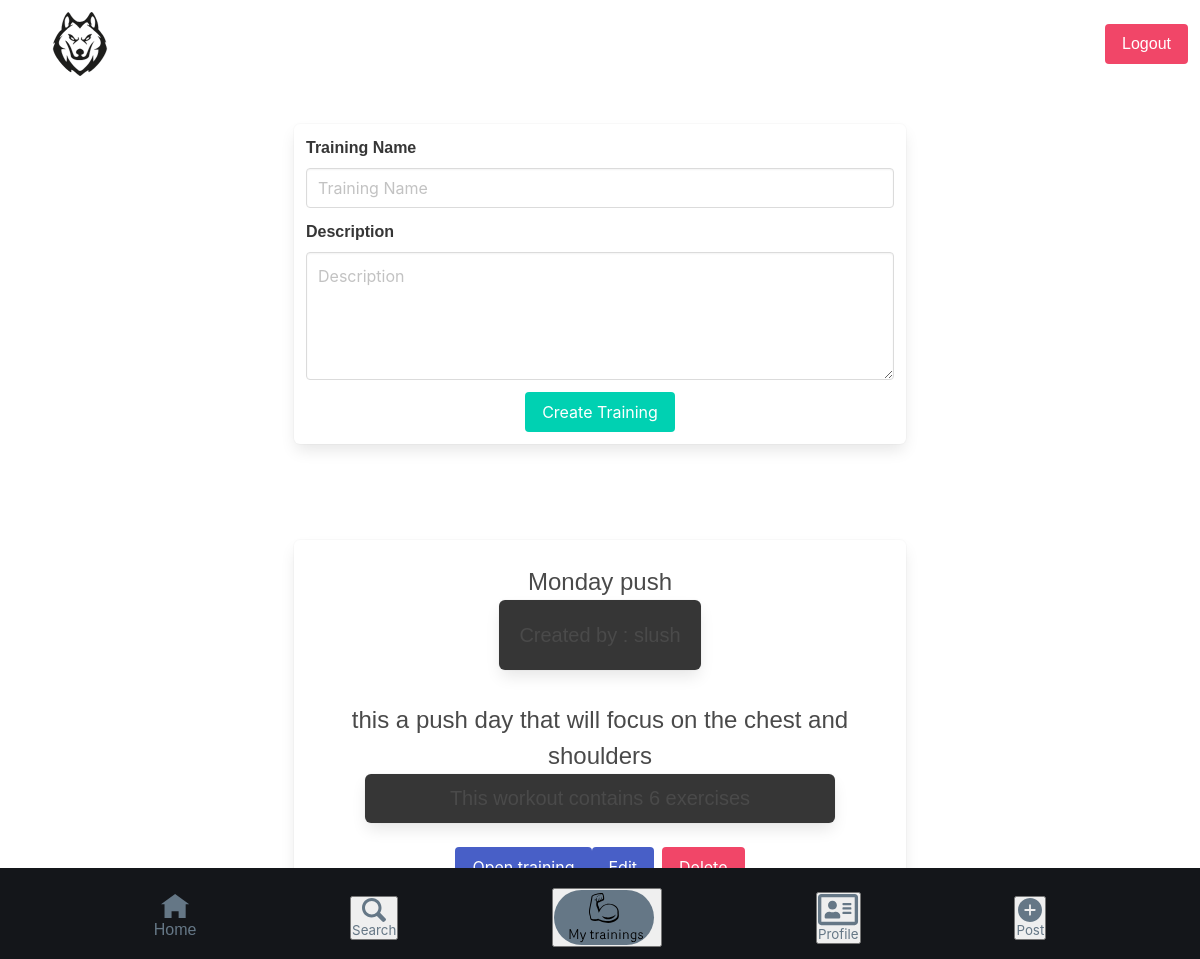
Page /views/fitness/fitness.php (signed in) on the earlier database version.
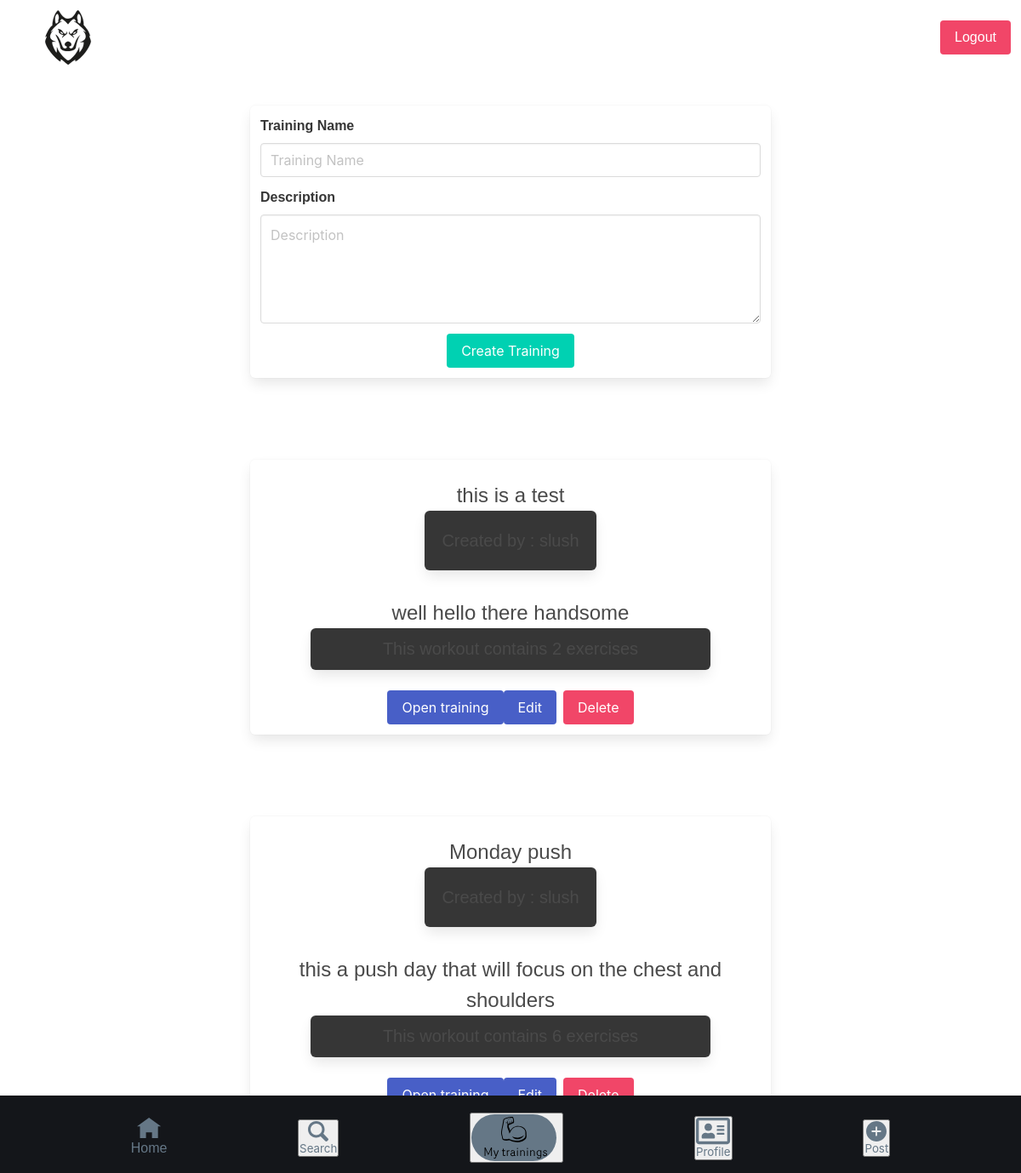
Same page on the later database version.
### tables this page shows
CREATE TABLE IF NOT EXISTS `training` (
  `id` int NOT NULL AUTO_INCREMENT,
  `name` varchar(250) DEFAULT NULL,
  `creator` varchar(250) NOT NULL DEFAULT '""',
  `description` text NOT NULL,
  `nbrExercices` int NOT NULL DEFAULT '0',
  `created_at` varchar(50) DEFAULT NULL,
  `user_id` int NOT NULL,
  `training_id` int DEFAULT NULL,
  PRIMARY KEY (`id`)
);

### views/fitness/fitness.php (the view, shortened to what this page needs)
<?php
include "../../components/header.php";
include "../../components/navbar.php";
require "../../components/db.php";
$user_id = $_SESSION['user']['id'];
$sql = "SELECT * FROM training WHERE user_id = ? ORDER BY created_at DESC";
$stmt = $db->prepare($sql);
$stmt->execute([$user_id]);
$trainings = $stmt->fetchAll(PDO::FETCH_OBJ);
?>
<div class="columns is-justify-content-center">
    <form method="POST" class="box my-6 column is-half">
        <div class="field">
            <label class="label">Training Name</label>
            <div class="control">
                <input class="input" type="text" name="training_name" placeholder="Training Name" required>
            </div>
        </div>
        <div class="field">
            <label class="label">Description</label>
            <div class="control">
                <textarea class="textarea" name="description" placeholder="Description" required></textarea>
            </div>
        </div>
        <div class="control">
            <button class="button is-primary" type="submit">Create Training</button>
        </div>
    </form>
</div>
<?php foreach ($trainings as $training) : ?>
        <div class="columns is-justify-content-center">
            <div class="column is-half is-flex is-flex-direction-column is-justify-content-center is-align-items-center my-6 box">
                <div class="profile column is-flex-direction-column pb-2 mb-5">
                    <p class="is-size-4"><?= htmlspecialchars($training->name) ?></p>
                    <div class="profile-name box has-background-dark">
                        <p class="is-size-5">Created by : <?= htmlspecialchars($training->creator) ?></p>
                    </div>
                </div>
                <p class="is-size-4 has-text-centered"><?= htmlspecialchars($training->description) ?></p>
                <div class="post-content column is-four-fifths mb-5 box has-background-dark has-text-centered">
                    <p class="subtitle">This workout contains <?= $training->nbrExercices ?> exercises</p>
                </div>
                <div class="buttons">
                    <a href="training.php?id=<?= $training->id ?>">
                        <button class="button is-link">Open training</button>
                    </a>
                    <button class="button is-link" onclick="openEditModal(<?= $training->id ?>, '<?= htmlspecialchars($training->name) ?>', '<?= htmlspecialchars($training->description) ?>')">Edit</button>
                    <form method="POST" style="display:inline;">
                        <button class="button is-danger" type="submit" onclick="return confirm('Are you sure you want to delete this training?')">Delete</button>
                    </form>
                </div>
            </div>
        </div>
<?php endforeach; ?>
<?php
include "../../components/footer.php";
?>

### components/header.php (shortened to what this page needs)
<html lang="en">
  <head>
    <link rel="stylesheet" href="../../node_modules/bulma/css/bulma.css">
    <link rel="stylesheet" href="../../stylesheet/style.css">
  </head>
  <body class="site">
    <main class="m-0">

### components/navbar.php
<nav class="navbar pers_navbar" style="width:100%">
        <a href="../feed/feed.php" class="logo py-3" >
          <img class="ml-6 image is-64x64" src="../../assets/logo.svg" alt="wolf fitness logo">
        </a>
        <div class="navbar-end">
            <div class="navbar-item">
                <div class="buttons">
                    <?php if (!isset($_SESSION["user"])): ?>
                    <a href="../credential/create_login.php" class="button is-primary">
                        <strong>Register</strong>
                    </a>
                    <a href="../credential/login.php" class="button is-info is-dark">
                        Login
                    </a>
                    <?php else: ?>
                    <a href="../credential/logout.php" class="button is-danger is-dark">
                        Logout
                    </a>
                    <?php endif; ?>
                </div>
            </div>
        </div>
      </nav>

### components/footer.php (shortened to what this page needs)
    <footer id="footer" style="background-color: #14161a">
      <nav class="pers-footer navbar pers_navbar  mt-2">
        <div class=" my-3 is-flex is-justify-content-space-evenly is-align-items-center" style="width:100%">
          <a class="pers_button home has-text-centered img is-32x32" href="../feed/feed.php">
            <img src="../../assets/home.svg" alt="Home button">
            <p style="color: #657786;">
              Home
            </p>
          </a>
          <button class="pers_button search has-text-centered img is-32x32" onclick="">
            <a href="../search/search.php">
              <img src="../../assets/magnifier.svg" alt="Search button">
              <p style="color: #657786;">
                Search
              </p>
            </a>
          </button>
          <?php if (isset($_SESSION["user"])): ?>
          <button type="button" class="post has-text-centered img is-32x32">
            <a href="../fitness/fitness.php">
              <img src="../../assets/training.svg" alt="trainings">
            </a>
          </button>
          <button type="button" class="pers_button post has-text-centered img is-32x32">
            <a href="../profile/profile.php">
              <img src="../../assets/profile.svg" alt="profile">
              <p style="color: #657786;">
                Profile
              </p>
            </a>
          </button>
          <?php endif; ?>
          <?php if (function_exists('validatepost') && isset($_SESSION["user"])): ?>
            <button class="pers_button post has-text-centered img is-32x32" onclick="newPost()">
              <img src="../../assets/plus.svg" alt="Post button">
              <p style="color: #657786;">
                Post
              </p>
            </button>
          <?php else: ?>
            <button type="button" class="pers_button post has-text-centered img is-32x32">
              <a href="../credential/login.php">
                <img src="../../assets/plus.svg" alt="Post button">
                <p style="color: #657786;">
                  Post
                </p>
              </a>
            </button>
          <?php endif; ?>
        </div>
      </nav>
    </footer>
  </main>
</body>

### stylesheet/style.css (style rules this page uses)
* { padding: 0; margin: 0; box-sizing: border-box; }
.control { width: 100%; display: flex; flex-direction: row; justify-content: space-evenly; }
body { font-family: "router", sans-serif; min-height: 100vh; min-width: 100%; }
textarea { border-radius: 25px; resize: none; width: 100%; height: 7rem; background-color: transparent; border: 1px solid #657786; color: #F5F8FA; }
.pers-footer { background-color: #14161a !important; }
.profile { display: flex; flex-direction: row; align-items: center; }

### components/header.php (style rules this page uses)
#footer { position: fixed; bottom: 0; left: 0; width: 100%; transition: transform 0.3s ease-in-out; }

Differences in the rows shown:
added training: name "this is a test", creator "slush", description "well hello there handsome", nbrExercices "2"
